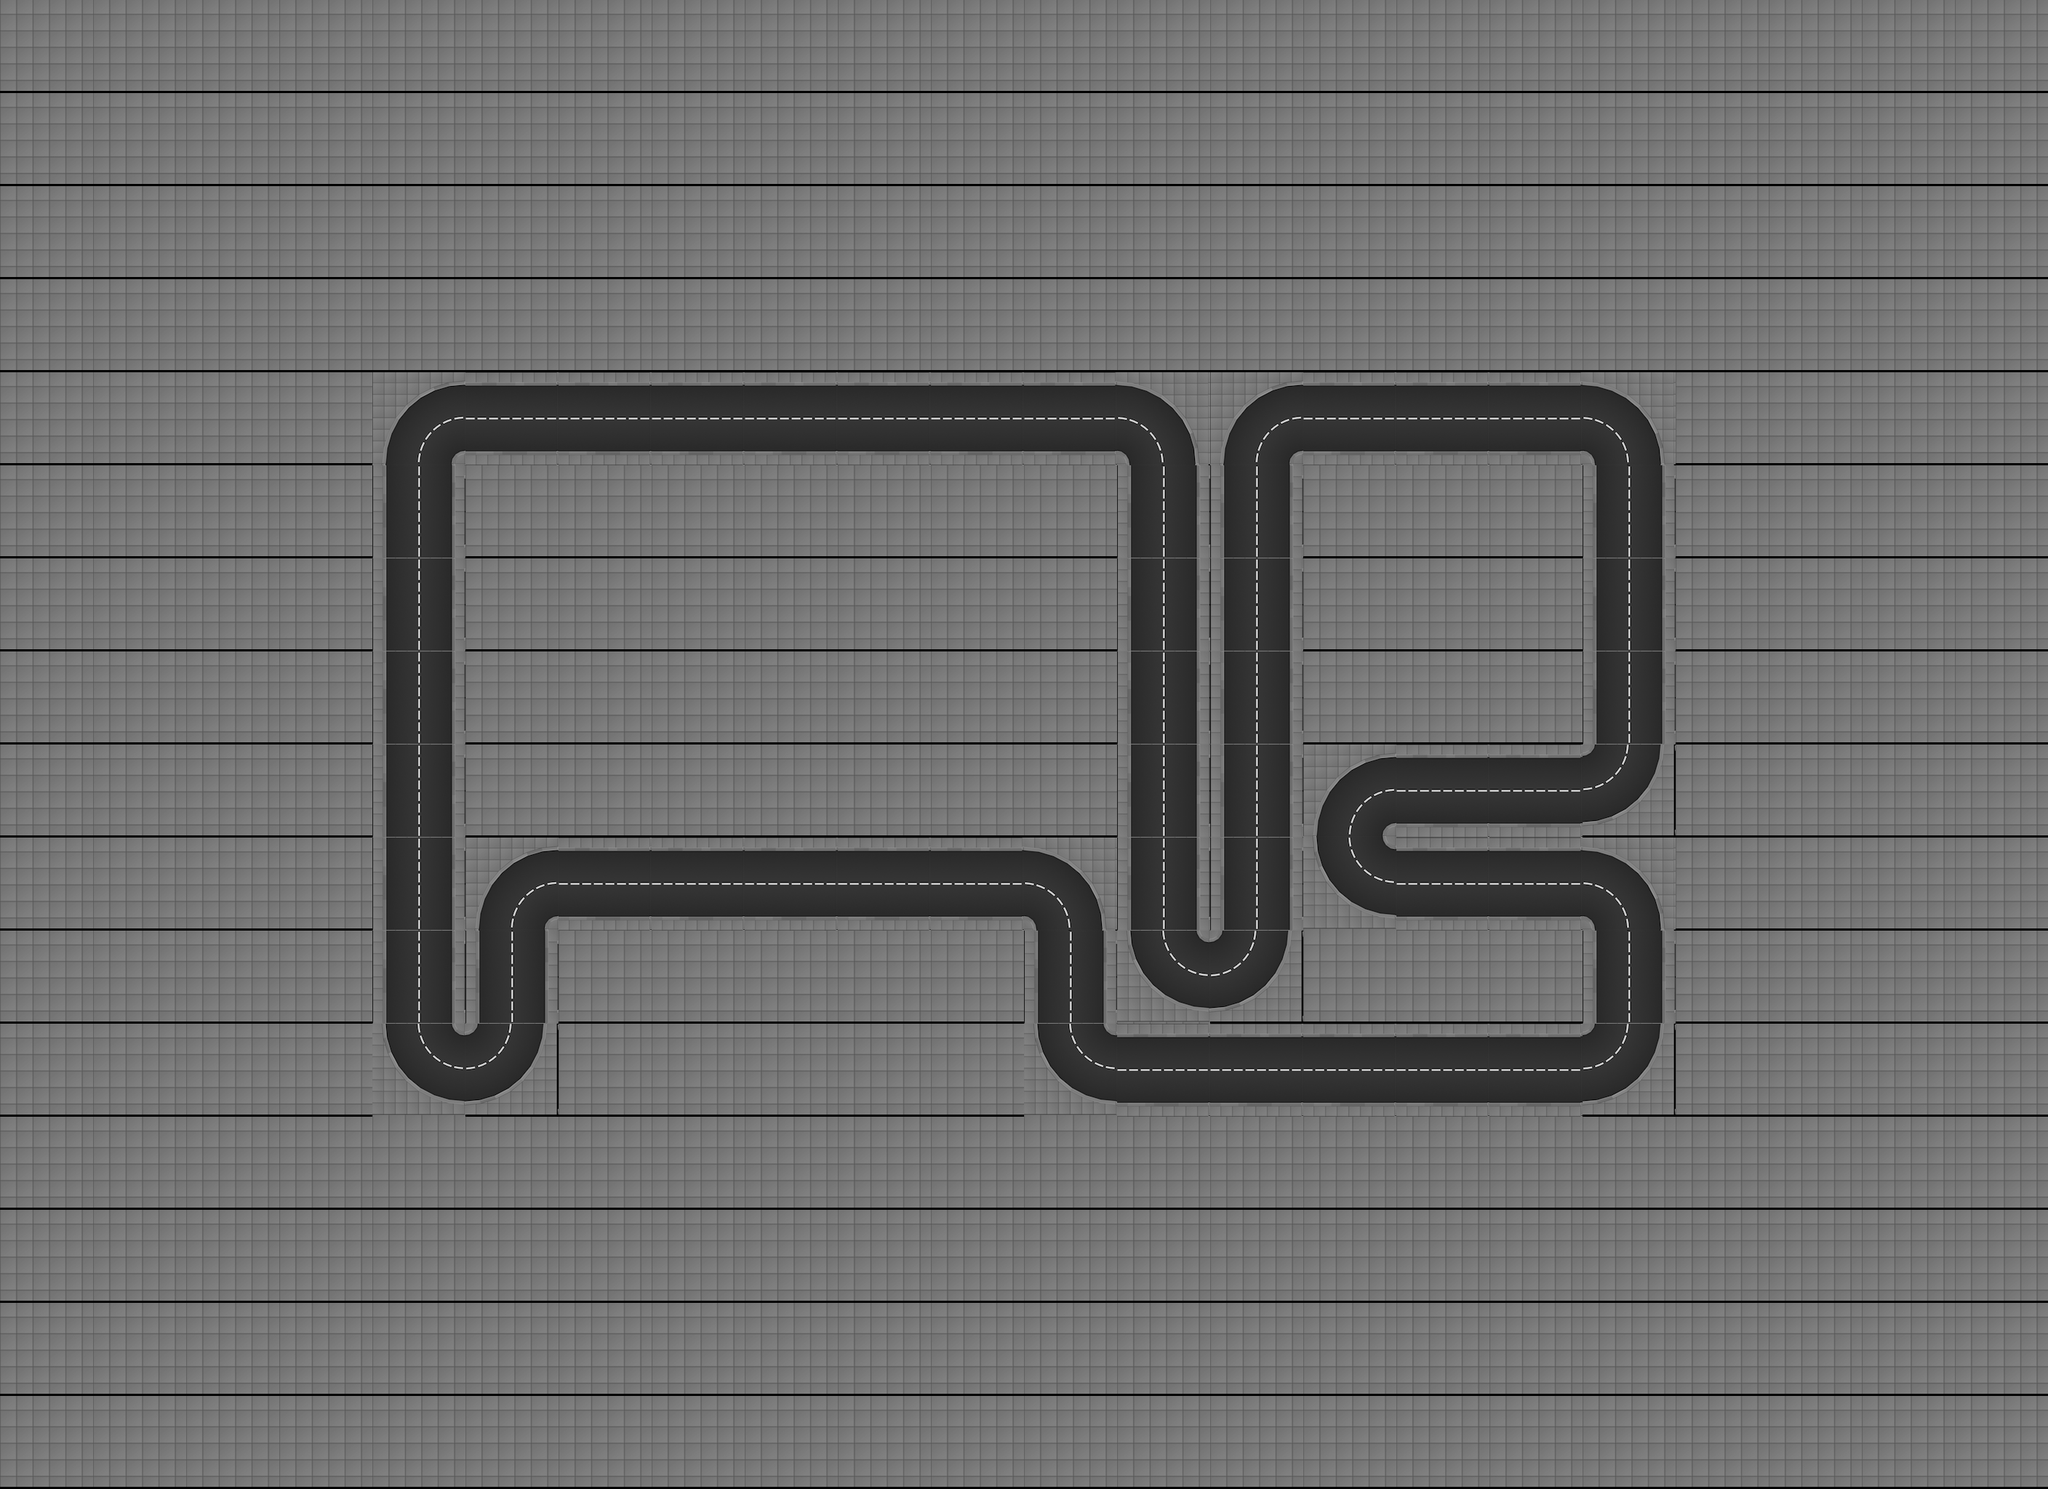

Rendered tile map (Tiled .tmx) drawn with the repository's tilesets; below, a short description and the map source with its tile grids summarised:
An orthogonal 22x16 tile map with 128x128 px tiles, 1 tile layer (track), 2 tilesets and 331 objects (16x appartment_roof_01, 13x office_05_ground_floor, 13x office_05_floor, 8x office_03_ground_floor, 8x office_03_floor, ...).

<map height="16" infinite="0" nextlayerid="1" nextobjectid="1" orientation="orthogonal" renderorder="right-down" tiledversion="1.2.2" tileheight="128" tilewidth="128" version="1.2" width="22"><tileset firstgid="1" source="../../gbResources/set_tiles.tsx" /><tileset firstgid="134" source="../../gbResources/set_objects.tsx" /><layer height="16" id="1" name="track" width="22"><data>[352 cells, 352 non-empty, 7 distinct tile ids]</data></layer><objectgroup id="1" name="walls"><object id="1" x="512" y="640"><polyline points="16,0 32,-64 64,-96 128,-112" /></object><object id="2" x="512" y="640"><polyline points="112,0 114,-8 120,-14 128,-16" /></object><object id="3" x="512" y="704.0"><polyline points="16,-64 16,64" /></object><object id="4" x="512" y="704.0"><polyline points="112,-64 112,64" /></object><object id="5" x="512" y="832.0"><polyline points="16,-64 16,64" /></object><object id="6" x="512" y="832.0"><polyline points="112,-64 112,64" /></object><object id="7" x="512" y="960.0"><polyline points="16,-64 16,64" /></object><object id="8" x="512" y="960.0"><polyline points="112,-64 112,64" /></object><object id="9" x="512" y="1088.0"><polyline points="16,-64 16,64" /></object><object id="10" x="512" y="1088.0"><polyline points="112,-64 112,64" /></object><object id="11" x="512" y="1216.0"><polyline points="16,-64 16,64" /></object><object id="12" x="512" y="1216.0"><polyline points="112,-64 112,64" /></object><object id="13" x="512" y="1344.0"><polyline points="16,-64 16,64" /></object><object id="14" x="512" y="1344.0"><polyline points="112,-64 112,64" /></object><object id="15" x="512" y="1536"><polyline points="16,-128 32,-64 64,-32 128,-16" /></object><object id="16" x="512" y="1536"><polyline points="112,-128 114,-120 120,-114 128,-112" /></object><object id="17" x="640" y="592.0"><polyline points="0,-64 128,-64" /></object><object id="18" x="640" y="560.0"><polyline points="0,64 128,64" /></object><object id="19" x="640" y="1280"><polyline points="16,0 32,-64 64,-96 128,-112" /></object><object id="20" x="640" y="1280"><polyline points="112,0 114,-8 120,-14 128,-16" /></object><object id="21" x="640" y="1344.0"><polyline points="16,-64 16,64" /></object><object id="22" x="640" y="1344.0"><polyline points="112,-64 112,64" /></object><object id="23" x="640" y="1536"><polyline points="112,-128 96,-64 64,-32 0,-16" /></object><object id="24" x="640" y="1536"><polyline points="16,-128 14,-120 8,-114 0,-112" /></object><object id="25" x="768" y="592.0"><polyline points="0,-64 128,-64" /></object><object id="26" x="768" y="560.0"><polyline points="0,64 128,64" /></object><object id="27" x="768" y="1232.0"><polyline points="0,-64 128,-64" /></object><object id="28" x="768" y="1200.0"><polyline points="0,64 128,64" /></object><object id="29" x="896" y="592.0"><polyline points="0,-64 128,-64" /></object><object id="30" x="896" y="560.0"><polyline points="0,64 128,64" /></object><object id="31" x="896" y="1232.0"><polyline points="0,-64 128,-64" /></object><object id="32" x="896" y="1200.0"><polyline points="0,64 128,64" /></object><object id="33" x="1024" y="592.0"><polyline points="0,-64 128,-64" /></object><object id="34" x="1024" y="560.0"><polyline points="0,64 128,64" /></object><object id="35" x="1024" y="1232.0"><polyline points="0,-64 128,-64" /></object><object id="36" x="1024" y="1200.0"><polyline points="0,64 128,64" /></object><object id="37" x="1152" y="592.0"><polyline points="0,-64 128,-64" /></object><object id="38" x="1152" y="560.0"><polyline points="0,64 128,64" /></object><object id="39" x="1152" y="1232.0"><polyline points="0,-64 128,-64" /></object><object id="40" x="1152" y="1200.0"><polyline points="0,64 128,64" /></object><object id="41" x="1280" y="592.0"><polyline points="0,-64 128,-64" /></object><object id="42" x="1280" y="560.0"><polyline points="0,64 128,64" /></object><object id="43" x="1280" y="1232.0"><polyline points="0,-64 128,-64" /></object><object id="44" x="1280" y="1200.0"><polyline points="0,64 128,64" /></object><object id="45" x="1408" y="592.0"><polyline points="0,-64 128,-64" /></object><object id="46" x="1408" y="560.0"><polyline points="0,64 128,64" /></object><object id="47" x="1408" y="1280"><polyline points="0,-112 64,-96 96,-64 112,0" /></object><object id="48" x="1408" y="1280"><polyline points="0,-16 8,-14 14,-8 16,0" /></object><object id="49" x="1408" y="1344.0"><polyline points="16,-64 16,64" /></object><object id="50" x="1408" y="1344.0"><polyline points="112,-64 112,64" /></object><object id="51" x="1408" y="1536"><polyline points="16,-128 32,-64 64,-32 128,-16" /></object><object id="52" x="1408" y="1536"><polyline points="112,-128 114,-120 120,-114 128,-112" /></object><object id="53" x="1536" y="640"><polyline points="0,-112 64,-96 96,-64 112,0" /></object><object id="54" x="1536" y="640"><polyline points="0,-16 8,-14 14,-8 16,0" /></object><object id="55" x="1536" y="704.0"><polyline points="16,-64 16,64" /></object><object id="56" x="1536" y="704.0"><polyline points="112,-64 112,64" /></object><object id="57" x="1536" y="832.0"><polyline points="16,-64 16,64" /></object><object id="58" x="1536" y="832.0"><polyline points="112,-64 112,64" /></object><object id="59" x="1536" y="960.0"><polyline points="16,-64 16,64" /></object><object id="60" x="1536" y="960.0"><polyline points="112,-64 112,64" /></object><object id="61" x="1536" y="1088.0"><polyline points="16,-64 16,64" /></object><object id="62" x="1536" y="1088.0"><polyline points="112,-64 112,64" /></object><object id="63" x="1536" y="1216.0"><polyline points="16,-64 16,64" /></object><object id="64" x="1536" y="1216.0"><polyline points="112,-64 112,64" /></object><object id="65" x="1536" y="1408"><polyline points="16,-128 32,-64 64,-32 128,-16" /></object><object id="66" x="1536" y="1408"><polyline points="112,-128 114,-120 120,-114 128,-112" /></object><object id="67" x="1536" y="1488.0"><polyline points="0,-64 128,-64" /></object><object id="68" x="1536" y="1456.0"><polyline points="0,64 128,64" /></object><object id="69" x="1664" y="640"><polyline points="16,0 32,-64 64,-96 128,-112" /></object><object id="70" x="1664" y="640"><polyline points="112,0 114,-8 120,-14 128,-16" /></object><object id="71" x="1664" y="704.0"><polyline points="16,-64 16,64" /></object><object id="72" x="1664" y="704.0"><polyline points="112,-64 112,64" /></object><object id="73" x="1664" y="832.0"><polyline points="16,-64 16,64" /></object><object id="74" x="1664" y="832.0"><polyline points="112,-64 112,64" /></object><object id="75" x="1664" y="960.0"><polyline points="16,-64 16,64" /></object><object id="76" x="1664" y="960.0"><polyline points="112,-64 112,64" /></object><object id="77" x="1664" y="1088.0"><polyline points="16,-64 16,64" /></object><object id="78" x="1664" y="1088.0"><polyline points="112,-64 112,64" /></object><object id="79" x="1664" y="1216.0"><polyline points="16,-64 16,64" /></object><object id="80" x="1664" y="1216.0"><polyline points="112,-64 112,64" /></object><object id="81" x="1664" y="1408"><polyline points="112,-128 96,-64 64,-32 0,-16" /></object><object id="82" x="1664" y="1408"><polyline points="16,-128 14,-120 8,-114 0,-112" /></object><object id="83" x="1664" y="1488.0"><polyline points="0,-64 128,-64" /></object><object id="84" x="1664" y="1456.0"><polyline points="0,64 128,64" /></object></objectgroup><objectgroup id="2" name="route"><!-- 1 objects omitted --></objectgroup><objectgroup id="3" name="lights"><!-- 62 objects omitted --></objectgroup><objectgroup id="4" name="slow_motion_triggers"><!-- 16 objects omitted --></objectgroup><objectgroup id="5" name="speed_up_triggers"><!-- 8 objects omitted --></objectgroup><objectgroup id="6" name="buildings"><!-- 116 objects omitted --></objectgroup><objectgroup id="7" name="spawners"><!-- 4 objects omitted --></objectgroup></map>
<!-- 247 of 331 objects omitted -->
